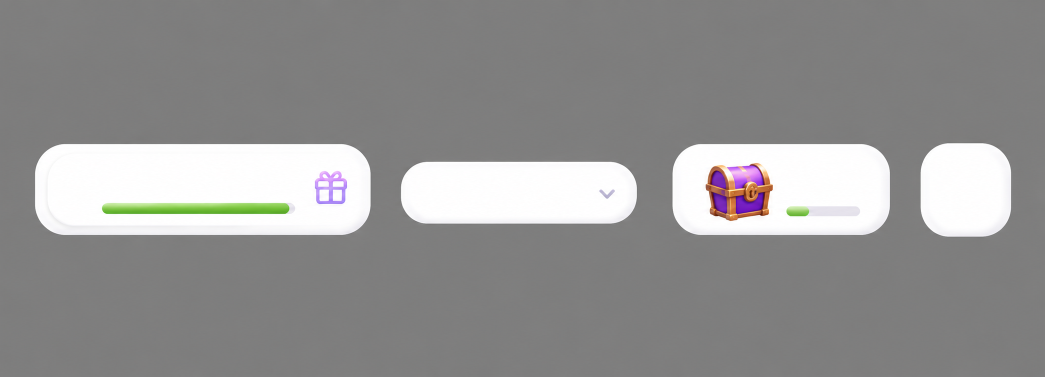
#> input picture pipeline/sky/a_cards.png, 2089 x 753 px, given in place of b_nav.png, which was not available (shown at 1/2 size)
$ python slice_b.py
#> lines starting #> are read from the running program, lines starting #| are printed output that depends on the picture; after the words box and inside, x2 and y2 are one past the last pixel; in counts of white or black regions, pixels touching at a corner belong together; pictures that were not available may be replaced by others from this repository, and a replacement may not be noted
import numpy as np, os, sys
from PIL import Image
SHEETS = {
 "b_nav":  (["nav2_home","nav2_quests","nav2_shop","nav2_league","nav2_profile"], 80, 25),
 "b_pads": (["pad_base","pad_star","pad_lock"], 60, 20),
}
os.makedirs("assets", exist_ok=True)
for sheet, (names, DT, CT) in SHEETS.items():
    im = Image.open(sheet + ".png").convert("RGBA")
    a = np.array(im).astype(np.float32); h, w = a.shape[:2]
#> after `h, w = a.shape[:2]`: h = 753; w = 2089
    k = 14
    corners = np.concatenate([a[:k,:k,:3].reshape(-1,3), a[:k,-k:,:3].reshape(-1,3),
                              a[-k:,:k,:3].reshape(-1,3), a[-k:,-k:,:3].reshape(-1,3)])
#> corners = 784 rows, first 8: [126, 126, 125], [128, 127, 127], [128, 127, 127], [128, 127, 126], [128, 127, 126], [128, 127, 126], [128, 127, 126], [127, 126, 126]
    bg = np.median(corners, axis=0)
#> bg = [126, 126, 126]
    dist = np.abs(a[..., :3] - bg).max(axis=2)
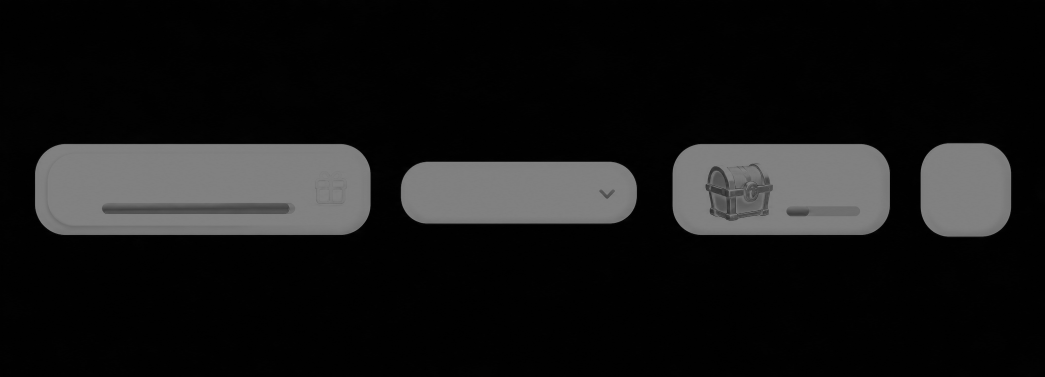
#> dist: shape (753, 2089) float32 (shown at 1/2 size); min 0, max 129, mean 23
    hard = dist > DT              # for finding object boundaries (ignores soft shadows)
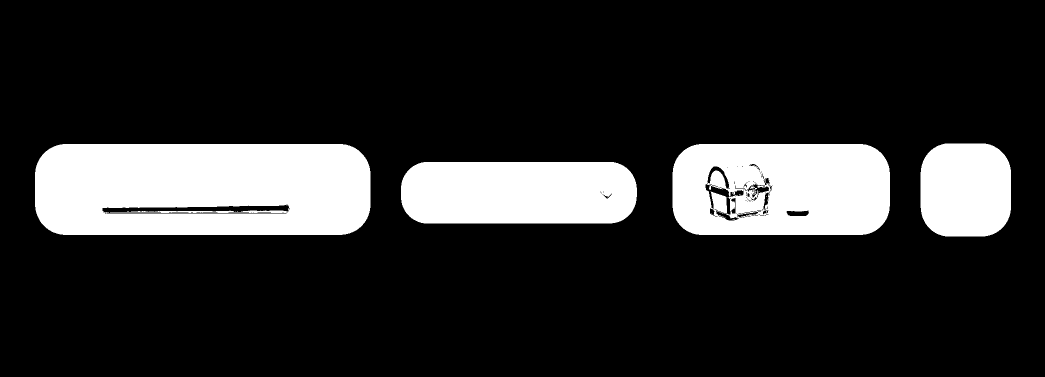
#> hard: shape (753, 2089) bool (shown at 1/2 size); 17.4% white; 11 white regions (7 under 20 px), largest, box (x1, y1, x2, y2) and area: (70, 288, 741, 470) 115012, (1345, 288, 1780, 470) 72131, (802, 324, 1274, 447) 55464, (1841, 287, 2022, 473) 30665
    soft = dist > 14              # for the alpha matte
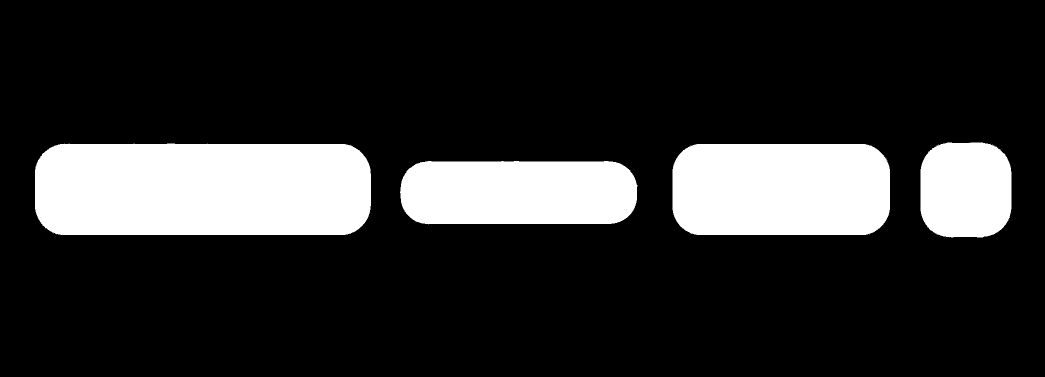
#> soft: shape (753, 2089) bool (shown at 1/2 size); 18% white; 4 white regions, box (x1, y1, x2, y2) and area: (70, 287, 742, 470) 119167, (1345, 288, 1780, 470) 76278, (800, 322, 1275, 449) 56552, (1841, 285, 2023, 475) 31187
    cols = hard.sum(axis=0) > CT
    runs, inrun = [], False
    for x, v in enumerate(cols):
        if v and not inrun: start, inrun = x, True
        if not v and inrun: runs.append((start, x)); inrun = False
#> this loop made 2089 passes
#> after the loop, inrun = False; runs = [(70, 741), (802, 1273), (1345, 1780), (1841, 2022)]; start = 1841
    if inrun: runs.append((start, len(cols)))
    merged = []
    for r in runs:
        if merged and r[0] - merged[-1][1] < 16: merged[-1] = (merged[-1][0], r[1])
        else: merged.append(r)
#> this loop made 4 passes
#> after the loop, merged has the same summary as runs
    merged = [r for r in merged if r[1]-r[0] > w*0.02]
    print(sheet, "found", len(merged), "expected", len(names), merged)
#| b_nav found 4 expected 5 [(70, 741), (802, 1273), (1345, 1780), (1841, 2022)]
    if len(merged) != len(names): continue
    for (x0, x1), name in zip(merged, names):
        ys = np.where(hard[:, x0:x1].sum(axis=1) > 3)[0]
        y0, y1 = ys[0], ys[-1]+1
        p = 12
        box = (max(0,x0-p), max(0,y0-p), min(w,x1+p), min(h,y1+p))
        c = a[box[1]:box[3], box[0]:box[2]].copy()
        d = np.abs(c[..., :3] - bg).max(axis=2)
        c[..., 3] = np.clip((d - 16)/18, 0, 1) * 255
        o = Image.fromarray(c.astype(np.uint8)); o.save(f"assets/{name}.png")
        print(f"  {name:14s} {o.size}")
#> pass 2 of the loop `for sheet, (names, DT, CT) in SHEETS.items():`:
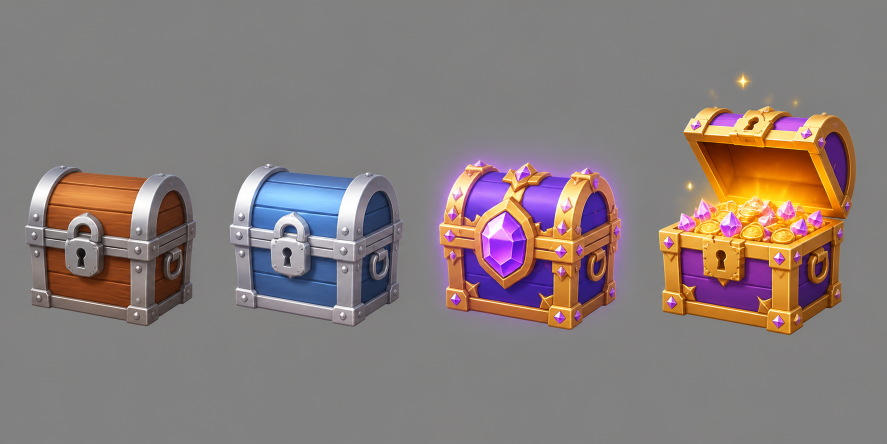
#> input picture pipeline/sky/a_chests.png, 1774 x 887 px, given in place of b_pads.png, which was not available (shown at 1/2 size)
#> im: PIL image 1774x887 RGBA
#> a: shape (887, 1774, 4) float32
#> corners = 784 rows, first 8: [129, 130, 128], [131, 131, 130], [131, 131, 129], [130, 131, 129], [131, 130, 129], [130, 131, 129], [130, 131, 129], [130, 131, 129]
#> bg = [129, 129, 128]
#> dist: shape (887, 1774) float32
#> `hard = dist > DT`:
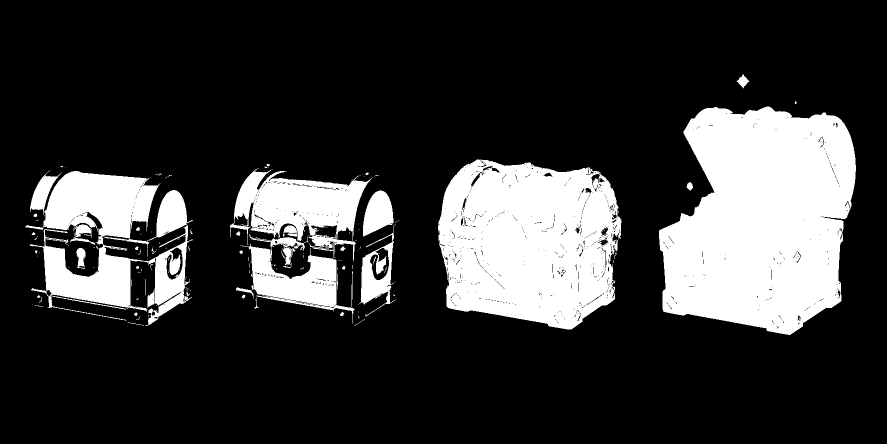
#> hard: shape (887, 1774) bool (shown at 1/2 size); 21.5% white; 190 white regions (145 under 20 px), largest, box (x1, y1, x2, y2) and area: (1318, 213, 1712, 670) 137050, (876, 319, 1243, 659) 98374, (59, 342, 386, 652) 48514
#> `soft = dist > 14`:
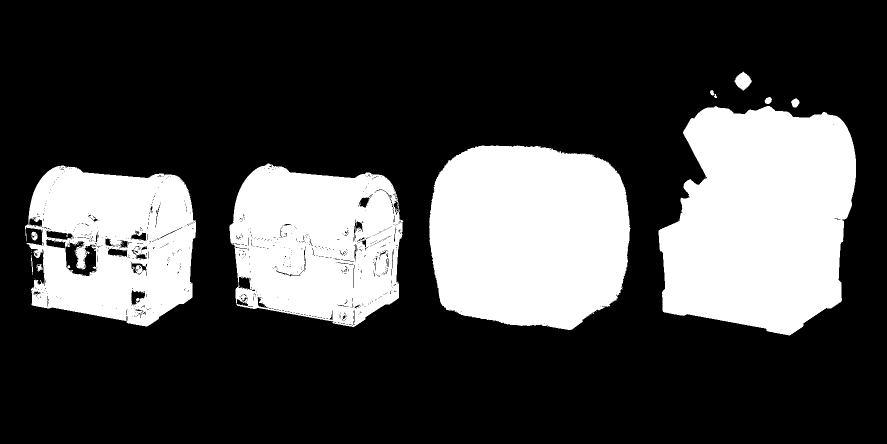
#> soft: shape (887, 1774) bool (shown at 1/2 size); 27.8% white; 49 white regions (37 under 20 px), largest, box (x1, y1, x2, y2) and area: (1317, 212, 1712, 671) 141520, (858, 291, 1261, 660) 126297, (459, 327, 807, 654) 87810
#> the loop `for x, v in enumerate(cols):` made 1774 passes
#> after the loop `for x, v in enumerate(cols):`: inrun = False; runs = [(62, 376), (468, 788), (877, 1242), (1319, 1711)]; start = 1319
#> the loop `for r in runs:` made 4 passes
#> after the loop `for r in runs:`: merged = [(62, 376), (468, 788), (877, 1242), (1319, 1711)]
#| b_pads found 4 expected 3 [(62, 376), (468, 788), (877, 1242), (1319, 1711)]
